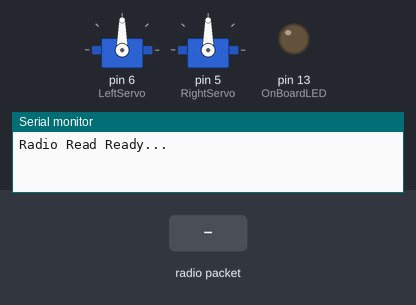
The sketch below on a simulated Arduino Uno, built with avr-gcc and run on an emulated ATmega328P. Shown: 2 × servo, output pins drawn as LEDs (lit = HIGH), the last lines printed to the serial monitor. The inputs (shaded band) are chosen by the test bench. No radio packets arrive unless stated.

Above: at 2.2 s.
2.3 s: radio packet "w" arrives
At 2.9 s:
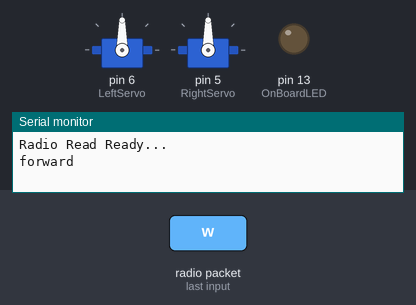
3.9 s: radio packet "s" arrives
At 5.2 s:
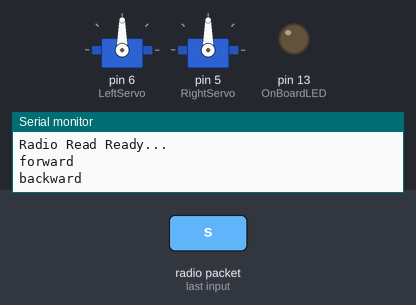
5.5 s: radio packet "a" arrives
At 6.6 s:
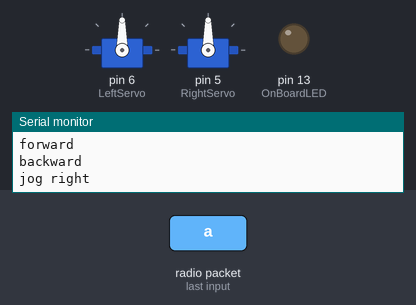
7.0 s: radio packet "d" arrives
At 7.7 s:
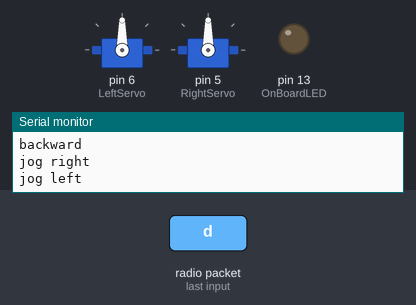
Timing chart, 0 to 9.5 s (numbered marks = the images above; inputs shaded):
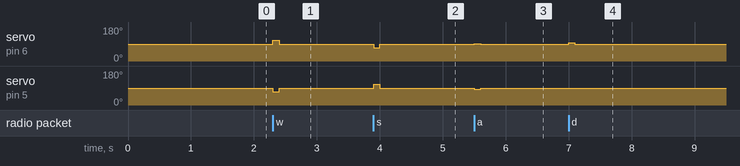

The sketch:

LineControl.ino
```cpp
// (licence header left out)
#include <Servo.h>
#include <SPI.h>
#include <nRF24L01.h>
#include <RF24.h>
#include <stdlib.h>

#define SonarPin 2        // Sonar pin
#define OnBoardLED 13     // On board LED for signalling and debugging
#define RightServo 5      // Right servo pin
#define LeftServo 6       // left servo pin
#define LeftQTIPin A0     // Left IR sensor pin
#define CenterQTIPin A1   // Center IR sensor pin
#define RightQTIPin A2    // Right IR sensor pin
#define ServoStop 90      // PWM value to stop the servos
//----------------- Parallax Servos---------------------------------------
#define CWSFull 70         // PWM value for clockwise servo motion - High Speed
#define CCWSFull 110      // PWM value for counter clockwise servo motion - High Speed
#define CWSMid 80         // PWM value for clockwise servo motion - Mid Speed
#define CCWSMid 100       // PWM value for counter clockwise servo motion - Mid Speed
#define CWSSlow 85        // PWM value for clockwise servo motion - Slow Speed
#define CCWSSlow 95       // PWM value for counter clockwise servo motion - Slow Speed

#define RWOffSet  0       // Right and left servo velocity offsets. Compensates for
#define LWOffSet  0       // differences in servos velocities that can't be fixed in calibration.
// Helps bots maintain straight line of travel.

#define Threshold 100     // This is the threshold from white to black. You will have to adjust this
// for each bot based on tests performed with the QTI tests. Any values less
// than Threshold will be considered white. Above Threshold, black.

#define CommandDuration 100   // The duration time for executing a command.

// Parameters

int leftQti;              // Left IR sensor value
int centerQti;            // Center IR sensor value
int rightQti;             // Right IR sensor value

Servo leftservo;          // Left servo object
Servo rightservo;         // Right servo object

RF24 radio(7, 8);                     // Chip enable (7), Chip Select (8)
const byte address[6] = "00004";      // Radio address - use only the channels that match the
// numbers on your robots.

// Set up

void setup()
{
  // Initialize the Serial port:
  Serial.begin(9600);
  leftservo.attach(LeftServo);
  rightservo.attach(RightServo);
  leftservo.write(ServoStop);
  rightservo.write(ServoStop);

  pinMode(OnBoardLED, OUTPUT);
  delay(1000);

  // Initialize the Radio
  radio.begin();                      // Instantiate the radio object

  if (!radio.isChipConnected())       // See if the radio is connect. Loop while its not connected
  {
    Serial.print("RADIO NOT CONNECTED!");
    while (!radio.isChipConnected());
  }

  startRadioRead();
}

void loop()
{
  if (radio.available()) {

    char text[32] = "";
    radio.read(&text, sizeof(text));
    int len = strlen(text);
    switch (text[len - 1]) {
      case 'w': forward(); delay(CommandDuration); break;
      case 'a': turnLeft(); delay(CommandDuration); break;
      case 's': backward(); delay(CommandDuration); break;
      case 'd': turnRight(); delay(CommandDuration); break;
      default:
        Serial.print(text[len - 1]);
        Serial.println(" Unknown command!");
    }

  } else {
    servoStop();
  }

} // loop

void forward()
{
  // centered on the line
  leftservo.write(CCWSFull + LWOffSet);
  rightservo.write(CWSFull + RWOffSet);
  Serial.println( "forward" );

  radioSend("Move Forward");
}

void turnLeft()
{
  // Drifted right
  leftservo.write(91);    // #TODO, magic number
  rightservo.write(83);   // #TODO, magic number
  Serial.println( "jog right" );

  radioSend("Turn Left");
}

void turnRight()
{
  // Drifted left
  leftservo.write(97);    // #TODO, magic number
  rightservo.write(89);   // #TODO, magic number
  Serial.println( "jog left" );

  radioSend("Turn Right");
}

void backward()
{
  // centered on the line
  leftservo.write(CWSFull + RWOffSet);
  rightservo.write(CCWSFull + LWOffSet);
  Serial.println( "backward" );

  radioSend("Move Backward");
}

void servoStop()
{
  leftservo.write(ServoStop);
  rightservo.write(ServoStop);
}

void atShipping()
{
  radioSend("At Shipping!");

  // At shipping
  Serial.println( "shipping" );
  leftservo.write(ServoStop);
  rightservo.write(ServoStop);
  delay(3000);
  leftservo.write(CCWSMid + LWOffSet);
  rightservo.write(CWSMid + RWOffSet);
  delay(500);
}

void atReceiving()
{
  radioSend("At Receiving");

  // At receiving
  Serial.println( "receiving" );
  leftservo.write(ServoStop);
  rightservo.write(ServoStop);
  delay(3000);
  leftservo.write(CCWSMid + LWOffSet);
  rightservo.write(CWSMid + LWOffSet);
  delay(500);
}

void startRadioRead()
{
  radio.openReadingPipe(0, address);  // Open the radio pipe using your address (read about pipes and channels)
  radio.setPALevel(RF24_PA_MIN);      // Set the power level. Since the bots and the radio base station are close I use min power
  radio.startListening();             // Go into receive mode.
  Serial.println("Radio Read Ready...");
  // delay(1000);
}

void startRadioWrite()
{
  radio.stopListening();           // Now we listen for messages...
  radio.openWritingPipe(address);  // Open the radio pipe using your address (read about pipes and channels)
  radio.setPALevel(RF24_PA_MIN);   // Set the power level. Since the bots and the radio base station are close I use min power
  Serial.println("Radio Write Ready...");
  // delay(1000);
}

void radioSend(const char * text)
{
  // startRadioWrite();
  // radio.startWrite(text, strlen(text), false);
}

/****************************************************************
  ReadQTI (int pin)

  Parameters:
               int pin - the pin on the Arduino where the QTI
                         sensor is connected.
  Description:
   - Reads the shade of the area under the QTI
  sensor by determines how long it takes an on-board capactior
  to charge/discharge. This method initalizes the sensor pin as
  output and charges the capacitor on the QTI. The QTI emits IR
  light which is reflected off of any surface in front of the
  sensor. The amount of IR light reflected back is detected by
  the IR resistor on the QTI. This is the resistor that the
  capacitor discharges through. The amount of time it takes to
  discharge determines how much light, and therefore the
  lightness or darkness of the material in front of the QTI
  sensor.

  Zero or lower single digit values indicate white
  Higher values indicate dark
****************************************************************/

long ReadQTI(int sensorIn)
{
  long duration = 0;
  pinMode(sensorIn, OUTPUT);          // Sets pin as OUTPUT
  digitalWrite(sensorIn, HIGH);       // Pin HIGH
  delay(1);                           // Allow capacitor to fully discharge
  pinMode(sensorIn, INPUT);           // Sets pin as INPUT
  digitalWrite(sensorIn, LOW);        // Pin LOW
  while (digitalRead(sensorIn))
    duration++;                       // LOW (cap discharges)

  return duration;                    // Returns the duration of the pulse
}

/****************************************************************
  boolean Obstacle (int pin)

  Parameters: None
               int pin - the pin on the Arduino where the sonar
                         is connected.
  Description:
  Issues a command to the sonar checks for objects in front of the
  robot. If there is an obstacal within 2 inches this method will
  return true, otherwise it will return false.
****************************************************************/
boolean Obstacle( int pin )
{
  if (ReadSonarInches(SonarPin) <= 3 )
  {
    return ( true );

  } else {
    return ( false );
  }

}

/****************************************************************
  ReadSonarInches (int pin)

  Parameters:
               int pin - the pin on the Arduino where the sonar
                         is connected.
  Description:
  Issues a command for the sonar to perform a ping-echo to
  determine the distance of any objects in front of the sonar. A
  pulse triggers the ping, then we count how long it takes to
  receive the return echo. The ping))) sonar will measure between
  1 inch and 144 inches. This routine returns distance in inches.

****************************************************************/

long ReadSonarInches( int pin )
{

  long duration;  // Duration of the ping/echo
  long inches;    // Distance in inches


  // The sonar is triggered by a HIGH pulse of 2 or more microseconds.
  // Give a short LOW pulse beforehand to ensure a clean HIGH pulse:

  pinMode(pin, OUTPUT);
  digitalWrite(pin, LOW);
  delayMicroseconds(2);
  digitalWrite(pin, HIGH);
  delayMicroseconds(5);
  digitalWrite(pin, LOW);

  // The same pin is used to read the signal from the sonar. A HIGH
  // pulse whose duration is the time (in microseconds) from the sending
  // of the ping to the reception of its echo off of an object.

  pinMode(pin, INPUT);
  duration = pulseIn(pin, HIGH);

  // Sound travels at 1130 feet per second, so there are 73.746 microseconds per inch.
  // This gives the distance travelled by the ping, outbound and return, so we divide
  // by 2 to get the distance to the obstacle.

  if (duration / 74 / 2 == 0 )
  {
    digitalWrite(OnBoardLED, HIGH);
    delay(500);
    digitalWrite(OnBoardLED, LOW);
  }
  return duration / 74 / 2;
}
```

Measured:
- after the input at 2.3 s, servo on pin 6 (LeftServo): 90° → 110° at once, → 90° 0.10 s later; servo on pin 5 (RightServo): 90° → 70° at once, → 90° 0.10 s later
- after the input at 3.9 s, servo on pin 6 (LeftServo): 90° → 70° at once, → 90° 0.10 s later; servo on pin 5 (RightServo): 90° → 110° at once, → 90° 0.10 s later
- after the input at 5.5 s, servo on pin 6 (LeftServo): 90° → 91° at once, → 90° 0.10 s later; servo on pin 5 (RightServo): 90° → 83° at once, → 90° 0.10 s later
- after the input at 7.0 s, servo on pin 6 (LeftServo): 90° → 97° at once, → 90° 0.10 s later; servo on pin 5 (RightServo): 90° → 89° at once, → 90° 0.10 s later
